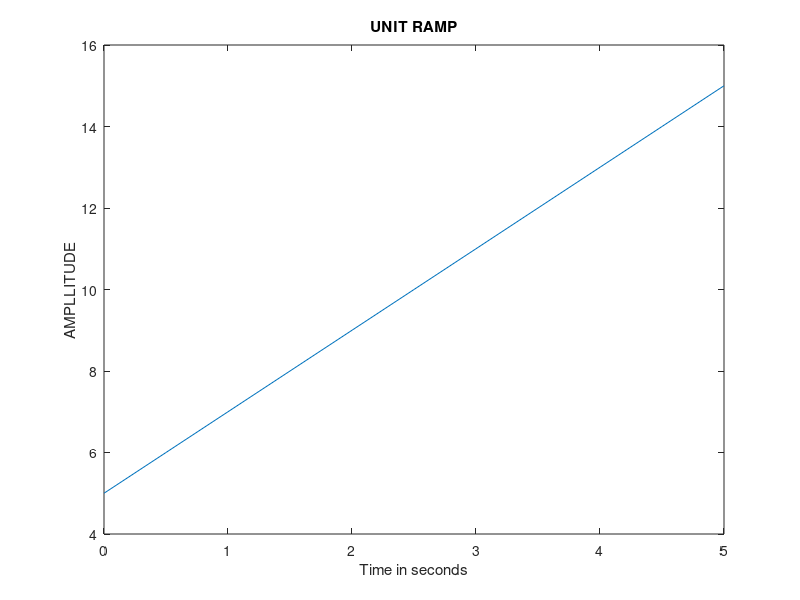

This chart was generated by the following MATLAB code:
clc ;
clear all;
close all;
n=input('enter the n value');
t=0:0.5:n;
a=2;
b=5;
y=a*t+b;
plot(t,y);
xlabel('Time in seconds');
ylabel('AMPLLITUDE');
title('UNIT RAMP');